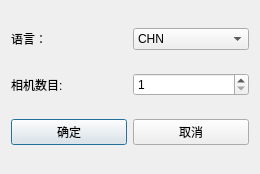
<?xml version="1.0" encoding="UTF-8"?>
<ui version="4.0">
 <class>DlgSetProonnxClass</class>
 <widget class="QDialog" name="DlgSetProonnxClass">
  <property name="geometry">
   <rect>
    <x>0</x>
    <y>0</y>
    <width>260</width>
    <height>174</height>
   </rect>
  </property>
  <property name="windowTitle">
   <string>DlgSetProonnx</string>
  </property>
  <layout class="QVBoxLayout" name="verticalLayout">
   <item>
    <layout class="QHBoxLayout" name="horizontalLayout">
     <item>
      <widget class="QLabel" name="label_2">
       <property name="text">
        <string>语言：</string>
       </property>
      </widget>
     </item>
     <item>
      <widget class="QComboBox" name="comboBox">
       <item>
        <property name="text">
         <string>CHN</string>
        </property>
       </item>
       <item>
        <property name="text">
         <string>USA</string>
        </property>
       </item>
      </widget>
     </item>
    </layout>
   </item>
   <item>
    <layout class="QHBoxLayout" name="horizontalLayout_2">
     <item>
      <widget class="QLabel" name="label">
       <property name="text">
        <string>相机数目:</string>
       </property>
      </widget>
     </item>
     <item>
      <widget class="QSpinBox" name="spinBox">
       <property name="minimum">
        <number>1</number>
       </property>
       <property name="maximum">
        <number>16</number>
       </property>
      </widget>
     </item>
    </layout>
   </item>
   <item>
    <layout class="QHBoxLayout" name="horizontalLayout_3">
     <item>
      <widget class="QPushButton" name="pbtn_ok">
       <property name="text">
        <string>确定</string>
       </property>
      </widget>
     </item>
     <item>
      <widget class="QPushButton" name="pbtn_cancel">
       <property name="text">
        <string>取消</string>
       </property>
      </widget>
     </item>
    </layout>
   </item>
  </layout>
 </widget>
 <layoutdefault spacing="6" margin="11"/>
 <resources/>
 <connections/>
</ui>
